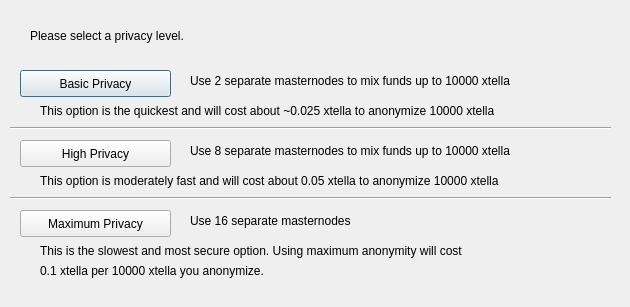
<?xml version="1.0" encoding="UTF-8"?>
<ui version="4.0">
 <class>ObfuscationConfig</class>
 <widget class="QDialog" name="ObfuscationConfig">
  <property name="geometry">
   <rect>
    <x>0</x>
    <y>0</y>
    <width>630</width>
    <height>307</height>
   </rect>
  </property>
  <property name="windowTitle">
   <string>Configure Obfuscation</string>
  </property>
  <widget class="QPushButton" name="buttonBasic">
   <property name="geometry">
    <rect>
     <x>20</x>
     <y>70</y>
     <width>151</width>
     <height>27</height>
    </rect>
   </property>
   <property name="text">
    <string>Basic Privacy</string>
   </property>
  </widget>
  <widget class="QPushButton" name="buttonHigh">
   <property name="geometry">
    <rect>
     <x>20</x>
     <y>140</y>
     <width>151</width>
     <height>27</height>
    </rect>
   </property>
   <property name="text">
    <string>High Privacy</string>
   </property>
  </widget>
  <widget class="QPushButton" name="buttonMax">
   <property name="geometry">
    <rect>
     <x>20</x>
     <y>210</y>
     <width>151</width>
     <height>27</height>
    </rect>
   </property>
   <property name="text">
    <string>Maximum Privacy</string>
   </property>
  </widget>
  <widget class="QLabel" name="label">
   <property name="geometry">
    <rect>
     <x>30</x>
     <y>20</y>
     <width>571</width>
     <height>31</height>
    </rect>
   </property>
   <property name="text">
    <string>Please select a privacy level.</string>
   </property>
  </widget>
  <widget class="QLabel" name="label_2">
   <property name="geometry">
    <rect>
     <x>190</x>
     <y>70</y>
     <width>421</width>
     <height>21</height>
    </rect>
   </property>
   <property name="text">
    <string>Use 2 separate masternodes to mix funds up to 10000 xtella</string>
   </property>
  </widget>
  <widget class="QLabel" name="label_3">
   <property name="geometry">
    <rect>
     <x>190</x>
     <y>140</y>
     <width>411</width>
     <height>21</height>
    </rect>
   </property>
   <property name="text">
    <string>Use 8 separate masternodes to mix funds up to 10000 xtella</string>
   </property>
  </widget>
  <widget class="QLabel" name="label_4">
   <property name="geometry">
    <rect>
     <x>190</x>
     <y>210</y>
     <width>421</width>
     <height>21</height>
    </rect>
   </property>
   <property name="text">
    <string>Use 16 separate masternodes</string>
   </property>
  </widget>
  <widget class="QLabel" name="label_6">
   <property name="geometry">
    <rect>
     <x>40</x>
     <y>100</y>
     <width>561</width>
     <height>21</height>
    </rect>
   </property>
   <property name="text">
    <string>This option is the quickest and will cost about ~0.025 xtella to anonymize 10000 xtella</string>
   </property>
  </widget>
  <widget class="QLabel" name="label_7">
   <property name="geometry">
    <rect>
     <x>40</x>
     <y>170</y>
     <width>561</width>
     <height>21</height>
    </rect>
   </property>
   <property name="text">
    <string>This option is moderately fast and will cost about 0.05 xtella to anonymize 10000 xtella</string>
   </property>
  </widget>
  <widget class="QLabel" name="label_8">
   <property name="geometry">
    <rect>
     <x>40</x>
     <y>240</y>
     <width>561</width>
     <height>21</height>
    </rect>
   </property>
   <property name="text">
    <string>This is the slowest and most secure option. Using maximum anonymity will cost</string>
   </property>
  </widget>
  <widget class="QLabel" name="label_9">
   <property name="geometry">
    <rect>
     <x>40</x>
     <y>260</y>
     <width>561</width>
     <height>21</height>
    </rect>
   </property>
   <property name="text">
    <string>0.1 xtella per 10000 xtella you anonymize.</string>
   </property>
  </widget>
  <widget class="Line" name="line">
   <property name="geometry">
    <rect>
     <x>10</x>
     <y>120</y>
     <width>601</width>
     <height>16</height>
    </rect>
   </property>
   <property name="orientation">
    <enum>Qt::Horizontal</enum>
   </property>
  </widget>
  <widget class="Line" name="line_2">
   <property name="geometry">
    <rect>
     <x>10</x>
     <y>190</y>
     <width>601</width>
     <height>16</height>
    </rect>
   </property>
   <property name="orientation">
    <enum>Qt::Horizontal</enum>
   </property>
  </widget>
 </widget>
 <resources/>
 <connections/>
</ui>
